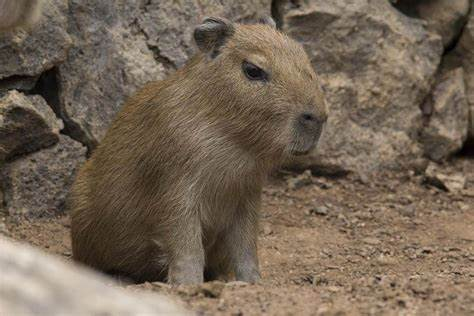
#> input picture OIP.jpg, 474 x 316 px, given in place of Full_Moon_Luc_Viatour.jpg, which was not available
$ python cambiarColorImg.py
#> lines starting #> are read from the running program, lines starting #| are printed output that depends on the picture; pictures that were not available may be replaced by others from this repository, and a replacement may not be noted
from PIL import Image
import numpy as np
import matplotlib.pyplot as plt
from scipy.ndimage import gaussian_filter

img= np.array(Image.open("//home//juancho//Downloads//Full_Moon_Luc_Viatour.jpg"))
#> img is the input picture: shape (316, 474, 3); mean R, G, B 116.1, 101, 84.7
img1 = np.array(Image.open("//home//juancho//Documents//Personalizadas//DataScience//OIP.jpg"))
oldColor = [0,0,0]
newColor = [255,0,255]

mask = img==oldColor
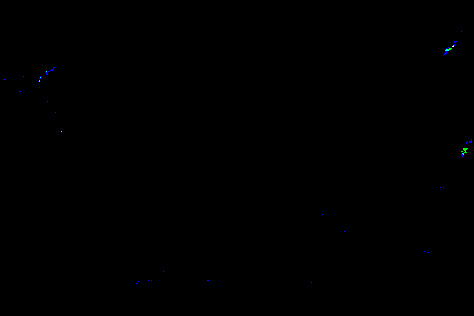
#> mask: shape (316, 474, 3) bool; mean R, G, B 2e-05, 0.000267, 0.000661
#img = np.where(mask,newColor,img)
#img[mask.all(axis=2)] = newColor

img[:,:,0] = 0
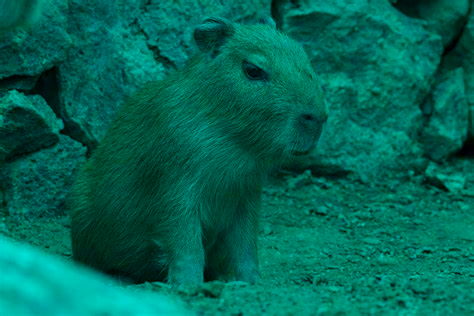
#> img: shape (316, 474, 3); mean R, G, B 0, 101, 84.7

mn = np.round_(np.mean(img1,axis=2))
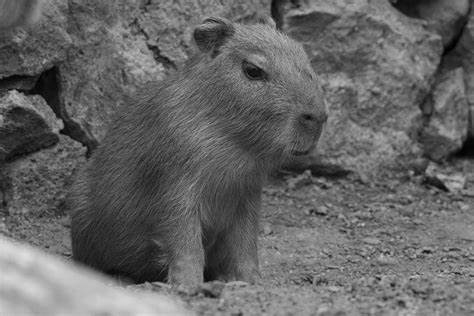
#> mn: shape (316, 474) float64; min 0, max 224, mean 100.6
mn = np.reshape(mn, (mn.shape[0],mn.shape[1],1))
imgBW = (np.ones(img1.shape)*mn).astype("uint64")

imgN = (np.ones(imgBW.shape)*255-imgBW).astype("uint64")
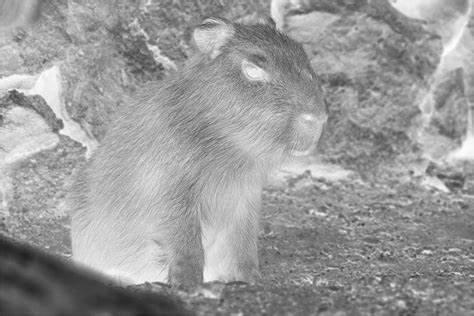
#> imgN: shape (316, 474, 3) uint64; min 31, max 255, mean 154.4

gauss = gaussian_filter(img1, 20, order=0, mode='nearest')
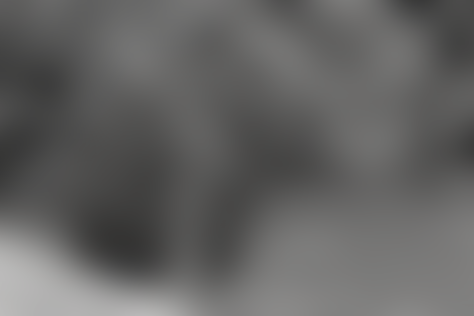
#> gauss: shape (316, 474, 3); mean R, G, B 99.7, 99.3, 98.4

f, (a,a1) = plt.subplots(2,1,figsize=(6,6))
a.imshow(img1)
a1.imshow(imgBW)
plt.show()
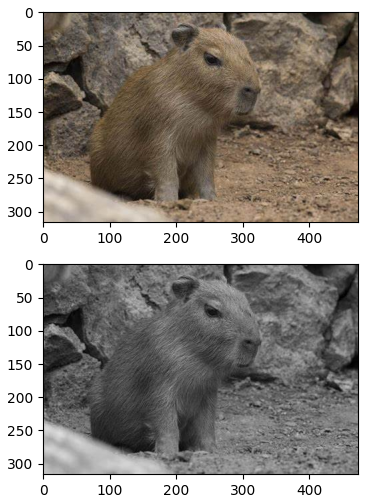
#> figure drawn by matplotlib, 2 panels
